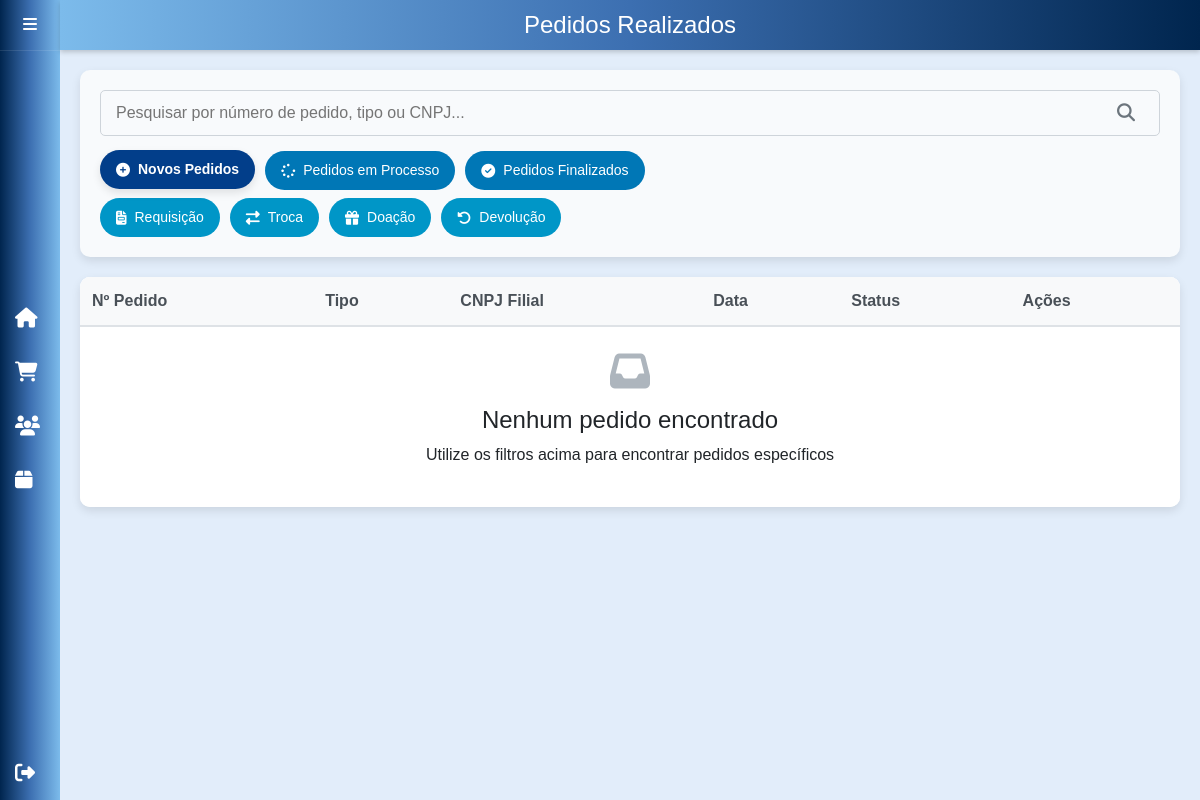
/pages/admin/pedidos.php (signed in), run on an earlier commit of the app's database.
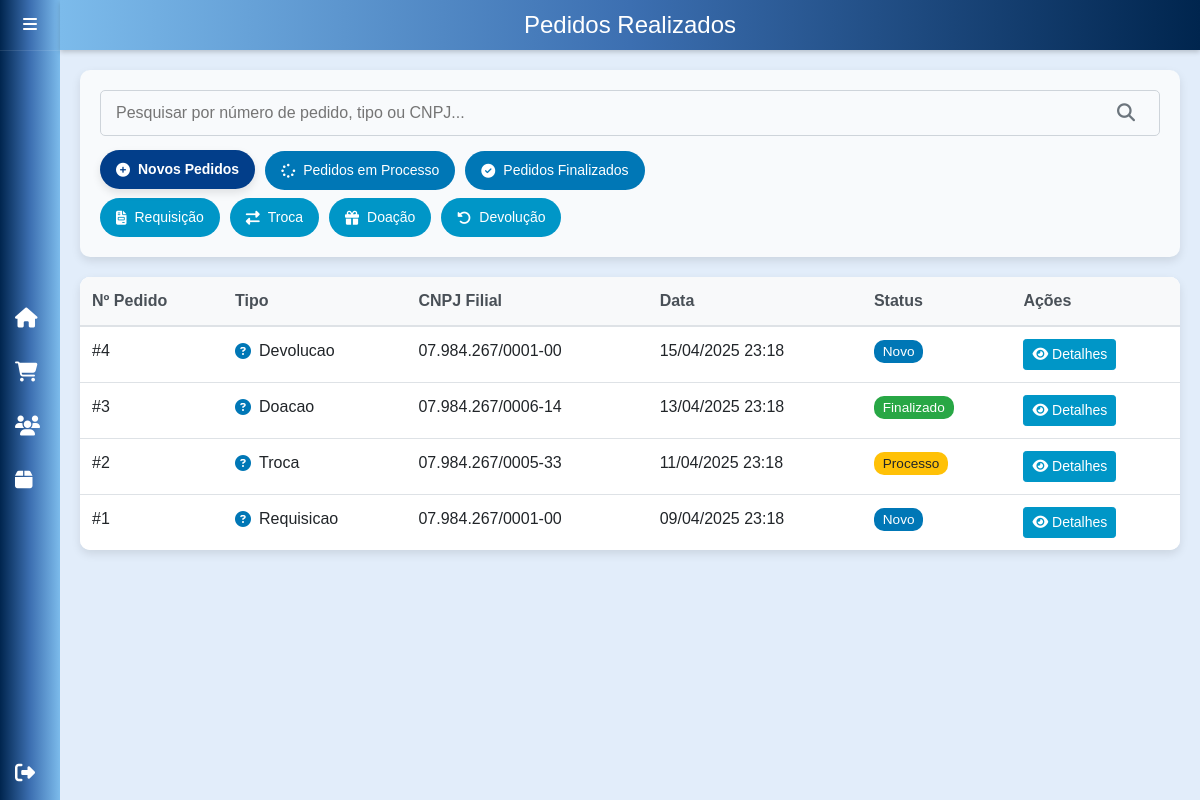
And on a later commit of the database.
### tables this page shows
CREATE TABLE pedidos (
    id INT AUTO_INCREMENT PRIMARY KEY,
    data DATETIME DEFAULT CURRENT_TIMESTAMP,
    tipo_pedido ENUM('requisicao', 'troca', 'doacao', 'devolucao') NOT NULL DEFAULT 'requisicao',
    status ENUM('novo', 'processo', 'finalizado') NOT NULL DEFAULT 'novo',
    filial_id INT,
    usuario_id INT,
    observacoes TEXT,
    data_processamento DATETIME,
    data_finalizacao DATETIME,
    FOREIGN KEY (filial_id) REFERENCES filiais(id),
    FOREIGN KEY (usuario_id) REFERENCES usuarios(id)
);

CREATE TABLE filiais (
    id INT AUTO_INCREMENT PRIMARY KEY,
    nome_filial VARCHAR(255) NOT NULL,
    cnpj VARCHAR(20) NOT NULL,
    responsavel VARCHAR(255),
    endereco VARCHAR(255),
    cep VARCHAR(10),
    bairro VARCHAR(100),
    cidade VARCHAR(100),
    uf CHAR(2),
    estado CHAR(2)
);

### pages/admin/pedidos.php (the view, shortened to what this page needs)
<?php
require_once '../../includes/db.php';
?>
<!DOCTYPE html>
<html lang="pt-BR">
<head>
    <link href="https://stackpath.bootstrapcdn.com/bootstrap/4.5.2/css/bootstrap.min.css" rel="stylesheet">
    <link rel="stylesheet" href="https://cdnjs.cloudflare.com/ajax/libs/font-awesome/5.15.4/css/all.min.css">
    <link rel="stylesheet" href="https://cdnjs.cloudflare.com/ajax/libs/font-awesome/6.5.0/css/all.min.css">
    <link rel="stylesheet" href="../../css/pedidos.css">
</head>
<body>
    <div class="sidebar">
        <div class="sidebar-header">
            <i class="fas fa-bars"></i>
        </div>
        <div>
            <a href="dashboard.php">
                <i class="fas fa-home icon"></i>
            </a>
            <a href="pedidos.php">
                <i class="fas fa-shopping-cart icon"></i>
            </a>
            <a href="usuarios.php">
                <i class="fas fa-users icon"></i>
            </a>
            <a href="produtos.php">
                <i class="fas fa-box icon"></i>
            </a>
        </div>
        <a href="../../logout/logout.php">
            <i class="fas fa-sign-out-alt icon"></i>
        </a>
    </div>
    <div class="content">
        <div class="header">
            <h1>Pedidos Realizados</h1>
        </div>
        <div class="main-content">
            <div class="search-container">
                <div class="search-wrapper">
                    <input type="text" id="searchInput" class="search-input" placeholder="Pesquisar por número de pedido, tipo ou CNPJ...">
                </div>
                <div class="filters-container">
                    <div class="filter-tag active" data-status="novo" onclick="filterByStatus(this)">
                        <i class="fas fa-plus-circle"></i>
                        Novos Pedidos
                    </div>
                    <div class="filter-tag" data-status="processo" onclick="filterByStatus(this)">
                        <i class="fas fa-spinner"></i>
                        Pedidos em Processo
                    </div>
                    <div class="filter-tag" data-status="finalizado" onclick="filterByStatus(this)">
                        <i class="fas fa-check-circle"></i>
                        Pedidos Finalizados
                    </div>
                </div>
                <div class="filters-container mt-2">
                    <div class="filter-tag2" data-tipo="requisicao" onclick="filterByType(this)">
                        <i class="fas fa-file-invoice"></i>
                        Requisição
                    </div>
                    <div class="filter-tag2" data-tipo="troca" onclick="filterByType(this)">
                        <i class="fas fa-exchange-alt"></i>
                        Troca
                    </div>
                    <div class="filter-tag2" data-tipo="doacao" onclick="filterByType(this)">
                        <i class="fas fa-gift"></i>
                        Doação
                    </div>
                    <div class="filter-tag2" data-tipo="devolucao" onclick="filterByType(this)">
                        <i class="fas fa-undo-alt"></i>
                        Devolução
                    </div>
                </div>
            </div>
            <div class="pedidos-list-container">
                <table class="table table-hover pedidos-table">
                    <thead>
                        <tr>
                            <th scope="col">Nº Pedido</th>
                            <th scope="col">Tipo</th>
                            <th scope="col">CNPJ Filial</th>
                            <th scope="col">Data</th>
                            <th scope="col">Status</th>
                            <th scope="col">Ações</th>
                        </tr>
                    </thead>
                    <tbody id="pedidosList">
                        <?php
                        $query = "SELECT p.id, p.data, p.tipo_pedido, p.status, f.cnpj, f.nome_filial
                                  FROM pedidos p
                                  JOIN filiais f ON p.filial_id = f.id
                                  ORDER BY p.data DESC";
                        $pedidos = $conn->query($query);
                        if ($pedidos->num_rows > 0):
                            while ($pedido = $pedidos->fetch_assoc()):
                                $tipoIconMap = [
                                    'requisicao' => '<i class="fas fa-file-invoice"></i>',
                                    'troca' => '<i class="fas fa-exchange-alt"></i>',
                                    'doacao' => '<i class="fas fa-gift"></i>',
                                    'devolucao' => '<i class="fas fa-undo-alt"></i>'
                                ];
                                $statusBadgeMap = [
                                    'novo' => 'badge-primary',
                                    'processo' => 'badge-warning',
                                    'finalizado' => 'badge-success'
                                ];
                                $tipoIcon = $tipoIconMap[$pedido['tipo_pedido']] ?? '<i class="fas fa-question-circle"></i>';
                                $statusBadge = $statusBadgeMap[$pedido['status']] ?? 'badge-secondary';
                                $cnpj = preg_replace('/(\d{2})(\d{3})(\d{3})(\d{4})(\d{2})/', '$1.$2.$3/$4-$5', $pedido['cnpj']);
                        ?>
                        <tr class="pedido-row" data-status="<?= $pedido['status'] ?>" data-tipo="<?= $pedido['tipo_pedido'] ?>">
                            <td>#<?= $pedido['id'] ?></td>
                            <td>
                                <span class="tipo-pedido">
                                    <?= $tipoIcon ?>
                                    <?= ucfirst($pedido['tipo_pedido']) ?>
                                </span>
                            </td>
                            <td title="<?= $pedido['nome_filial'] ?>"><?= $cnpj ?></td>
                            <td><?= date('d/m/Y H:i', strtotime($pedido['data'])) ?></td>
                            <td>
                                <span class="badge <?= $statusBadge ?>">
                                    <?= ucfirst($pedido['status']) ?>
                                </span>
                            </td>
                            <td>
                                <a href="detalhes_pedido.php?id=<?= $pedido['id'] ?>" class="btn btn-sm btn-info">
                                    <i class="fas fa-eye"></i> Detalhes
                                </a>
                            </td>
                        </tr>
                        <?php
                            endwhile;
                        else:
                        ?>
                        <tr>
                            <td colspan="6" class="text-center py-4">
                                <i class="fas fa-inbox" style="font-size: 40px; margin-bottom: 15px; color: #adb5bd;"></i>
                                <h4>Nenhum pedido encontrado</h4>
                                <p>Utilize os filtros acima para encontrar pedidos específicos</p>
                            </td>
                        </tr>
                        <?php
                        endif;
                        ?>
                    </tbody>
                </table>
            </div>
        </div>
    </div>
</body>
</html>

### css/pedidos.css (style rules this page uses)
body { display: flex; font-family: 'Arial', sans-serif; margin: 0; height: 100vh; background-color: #fff4e8; }
.sidebar { width: 60px; background-image: linear-gradient(to left, rgb(124, 187, 235) 0%, rgb(60, 111, 177) 50%, rgb(0, 37, 78) 100%); transition: width 0.3s; overflow: hidden; display: flex; flex-direction: column; justify-content: space-between; box-shadow: 2px 0 10px rgba(0, 0, 0, 0.1); }
.sidebar a { display: flex; align-items: center; padding: 15px; color: white; text-decoration: none; transition: background 0.3s; }
.sidebar-header { color: white; text-align: center; padding: 13px 0; border-bottom: 1px solid rgba(255, 255, 255, 0.1); }
.icon { color: white; font-size: 20px; width: 30px; text-align: center; margin-right: 10px; }
.content { flex: 1; padding: 0; background-color: #E2EDFA; display: flex; flex-direction: column; }
.header { background-image: linear-gradient(to right, rgb(124, 187, 235) 0%, rgb(60, 111, 177) 50%, rgb(0, 37, 78) 100%); color: white; height: 50px; display: flex; align-items: center; justify-content: center; box-shadow: 0 2px 5px rgba(0, 0, 0, 0.2); margin-bottom: 0; border-radius: 0; }
.header h1 { margin: 0; font-size: 1.5rem; }
.main-content { padding: 20px; flex: 1; overflow-y: auto; }
.search-container { background-color: white; border-radius: 10px; box-shadow: 0 4px 10px rgba(0, 0, 0, 0.1); padding: 20px; margin-bottom: 20px; width: 100%; background-color: #F8FAFC; }
.search-wrapper { position: relative; }
.search-input { border: 1px solid #ced4da; border-radius: 5px; padding: 10px 15px; width: 100%; transition: border-color 0.3s; background-color: #F8FAFC; padding-right: 40px; }
.filters-container { display: flex; gap: 10px; flex-wrap: wrap; margin-top: 15px; }
.filter-tag { background-color: #0077B6; color: #ffffff; border-radius: 25px; padding: 8px 15px; cursor: pointer; transition: all 0.3s; font-size: 14px; display: flex; align-items: center; border: 1px solid transparent; }
.filter-tag2 { background-color: #0096C7; color: #ffffff; border-radius: 25px; padding: 8px 15px; cursor: pointer; transition: all 0.3s; font-size: 14px; display: flex; align-items: center; border: 1px solid transparent; }
.filter-tag.active, .filter-tag2.active { background-color: #023E8A; color: white; font-weight: bold; transform: translateY(-1px); box-shadow: 0 4px 8px rgba(0, 0, 0, 0.1); }
.filter-tag i, .filter-tag2 i { margin-right: 8px; }
.pedidos-list-container { background-color: white; border-radius: 10px; box-shadow: 0 4px 10px rgba(0, 0, 0, 0.1); overflow: hidden; }
.pedidos-table { margin-bottom: 0; background-color: white; }
.pedidos-table thead { background-color: #f8f9fa; }
.pedidos-table th { border-top: none; font-weight: 600; color: #495057; }
.pedido-row { cursor: pointer; transition: background-color 0.2s; }
.tipo-pedido { display: flex; align-items: center; gap: 8px; }
.tipo-pedido i { color: #0077B6; }
.badge { font-size: 85%; font-weight: 500; padding: 0.35em 0.65em; border-radius: 10px; }
.badge-primary { background-color: #0077B6; }
.badge-warning { background-color: #ffc107; color: #212529; }
.badge-success { background-color: #28a745; }
.btn-info { background-color: #0096C7; border-color: #0096C7; }

What changed in the data, as far as the page shows it:
added pedidos: id "4", tipo_pedido "Devolucao", filial.cnpj "07.984.267/0001-00", data "15/04/2025 23:18", status "Novo"
added pedidos: id "3", tipo_pedido "Doacao", filial.cnpj "07.984.267/0006-14", data "13/04/2025 23:18", status "Finalizado"
added pedidos: id "2", tipo_pedido "Troca", filial.cnpj "07.984.267/0005-33", data "11/04/2025 23:18", status "Processo"
added pedidos: id "1", tipo_pedido "Requisicao", filial.cnpj "07.984.267/0001-00", data "09/04/2025 23:18", status "Novo"
Also different on the page:
text no longer shown: "Nenhum pedido encontrado Utilize os filtros acima para encontrar pedidos específicos"
